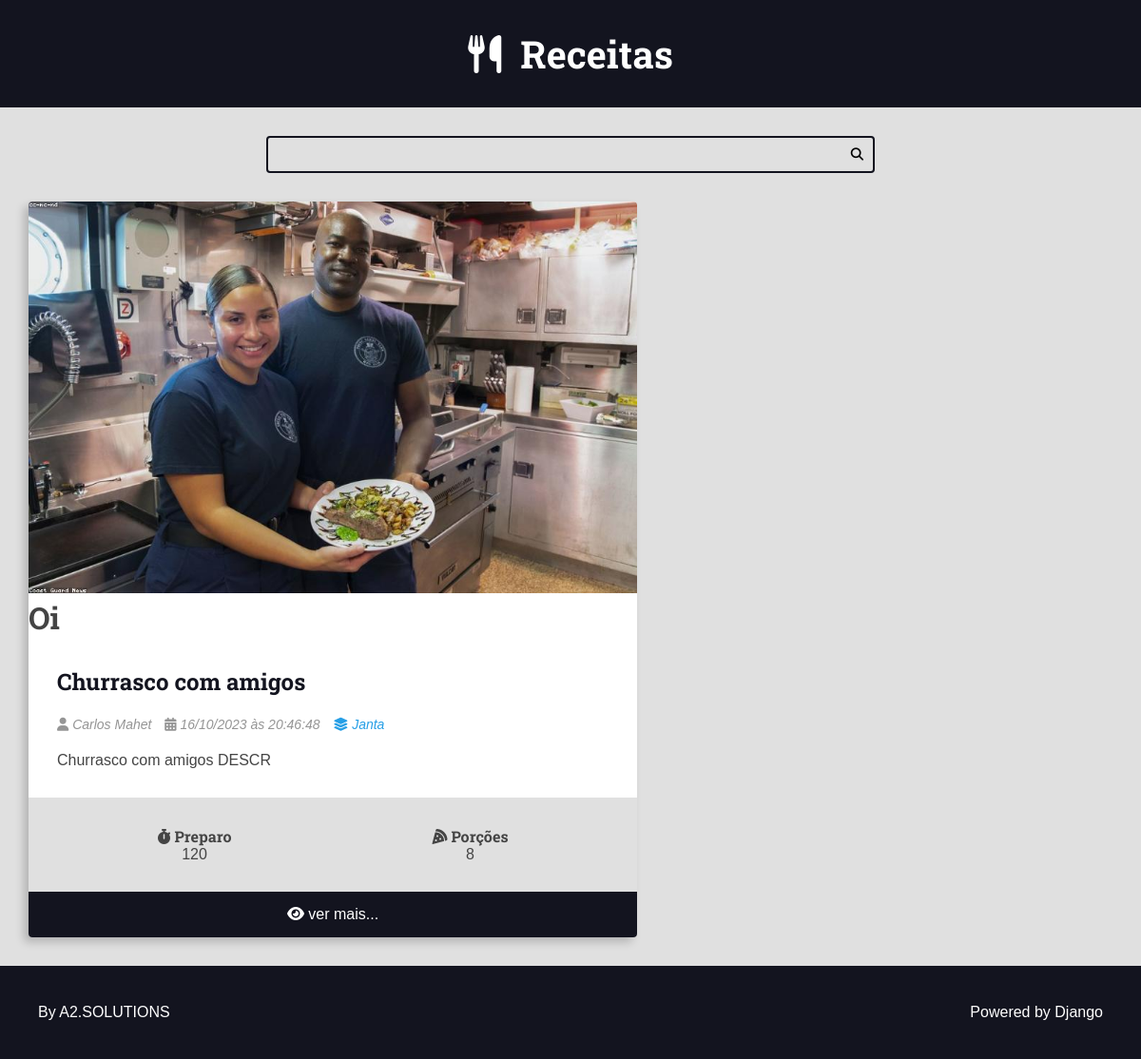
Page /recipes/category3/ on the committed database.
### recipes/models.py (models this page shows, shortened)
class Recipe(models.Model):
    title = models.CharField(max_length=65)
    description = models.CharField(max_length=165)
    slug = models.SlugField()
    preparation_time = models.IntegerField()
    preparation_time_unit = models.CharField(max_length=65)
    servings = models.IntegerField()
    servings_unit = models.CharField(max_length=65)
    preparation_steps = models.TextField()
    preparation_steps_is_html = models.BooleanField(default=False)
    created_at = models.DateTimeField(auto_now_add=True)
    updated_at = models.DateTimeField(auto_now=True)
    is_published = models.BooleanField(default=False)
    cover = models.ImageField(upload_to='recipes/covers/%Y/%m/%d/', blank=True, default='')
    category = models.ForeignKey(
        Category, on_delete=models.SET_NULL, null=True
        )
    author = models.ForeignKey(
        User, on_delete=models.SET_NULL, null=True
        )

class Category(models.Model):
    name = models.CharField(max_length=65)

### recipes/views.py (the view)
# urls.py: path('recipes/category<int:category_id>/', views.category, name="category"),
def category(request, category_id):
    recipes = Recipe.objects.filter(
        category__id=category_id
        ).order_by('-id')
    return render(request, 'recipes/pages/home.html', context={
        'recipes': recipes,
    })

### recipes/templates/recipes/pages/home.html (shortened to what this page needs)
{% extends 'global/base.html' %}
{% block content %}
<div class="main-content main-content-list container">
    {% for recipe in recipes %}
    {% include 'recipes/partials/recipe.html' %}
    {% endfor %}
</div>
{% endblock content %}

### recipes/templates/recipes/partials/recipe.html (shortened to what this page needs)
<div class="recipe recipe-list-item">
    {% if recipe.cover %}
        <div class="recipe-cover">
            <a href="{% url 'recipes:recipe' recipe.id %}">
                <img src="{{ recipe.cover.url }}" alt="Temporário">
            </a>
        </div>
    {% endif %}
    <h1>Oi</h1>
    <div class="recipe-title-container">
        <h2 class="recipe-title">
            <a href="{% url 'recipes:recipe' recipe.id %}">
                {{ recipe.title }}
            </a>
        </h2>
    </div>
    <div class="recipe-author">
        <span class="recipe-author-item">
            <i class="fas fa-user"></i>
            {% if recipe.author.first_name %}
                {{ recipe.author.first_name }} {{ recipe.author.last_name }}
            {% else %}
                {{ recipe.author.username }}
            {% endif %}
        </span>
        <span class="recipe-author-item">
            <i class="fas fa-calendar-alt"></i>
            {{ recipe.created_at|date:"d/m/Y" }} às {{ recipe.created_at|date:"H:i:s" }}
        </span>
        <span class="recipe-author-item">
            <a href="{% url 'recipes:category' recipe.category.id %}">
                <i class="fas fa-layer-group"></i>
                <span>{{ recipe.category.name }}</span>
            </a>
        </span>
    </div>
    <div class="recipe-content">
        <p>{{ recipe.description }}</p>
    </div>
    <div class="recipe-meta-container">
        <div class="recipe-meta recipe-preparation">
            <h3 class="recipe-meta-title"><i class="fas fa-stopwatch"></i> Preparo</h3>
            <div class="recipe-meta-text">
                {{ recipe.preparation_time }} {{ recipe.preparation_time_units }}
            </div>
        </div>
        <div class="recipe-meta recipe-servings">
            <h3 class="recipe-meta-title"><i class="fas fa-pizza-slice"></i> Porções</h3>
            <div class="recipe-meta-text">
                {{ recipe.servings }} {{ recipe.servings_units }}
            </div>
        </div>
    </div>
    {% if is_detail_page is not True %}
        <footer class="recipe-footer">
            <a class="recipe-read-more button button-dark button-full-width" href="{% url 'recipes:recipe' recipe.id %}">
                <i class="fas fa-eye"></i>
                <span>ver mais...</span>
            </a>
        </footer>
    {% endif %}
</div>

### recipes/static/recipes/css/style.css (style rules this page uses)
:root { --color-primary: #269fe6; --color-primary-hover: #2086c2; --color-primary-dark: #13141f; --color-primary-dark-hover: #212336; --color-primary-light: #d4ecfa; --color-primary-light-hover: #bdd8e7; --color-white: #fff; --color-black: #000; --color-dark-text: #444; --color-info-light: #cce5ff; --color-debug-light: #cce5ff; --color-success-light: #d4edda; --color-alert-light: #fff3cd; --color-warning-light: #fff3cd; --color-error-light: #f8d7da; --color-info-dark: #4d86c4; --color-debug-dark: #4d86c4; --color-success-dark: #4a9c5d; --color-alert-dark: #927f40; --color-warning-dark: #927f40; --color-error-dark: #da525d; --color-gray-0: #f9f9f9; --color-gray-1: #e0e0e0; --color-gray-2: #c7c7c7; --color-gray-3: #aeaeae; --color-gray-4: #959595; --color-gray-5: #7d7d7d; --color-gray-6: #646464; --color-gray-7: #4b4b4b; --color-gray-8: #323232; --color-gray-9: #191919; --font-primary: sans-serif; --font-headings: 'Roboto Slab', serif; --spacing-gutter-medium: 3rem; --spacing-gutter-large: 4rem; }
* { padding: 0; margin: 0; box-sizing: border-box; }
html { font-size: 62.5%; }
body { font-size: 1.6rem; font-family: var(--font-primary); background: var(--color-gray-1); color: var(--color-dark-text); }
h1, h2, h3, h4, h5, h6 { font-family: var(--font-headings); }
.container { max-width: 144rem; margin: 0 auto; padding: var(--spacing-gutter-medium); }
.main-content { padding-top: 0; }
.main-content-list { display: grid; grid-template-columns: repeat(auto-fit, minmax(340px, 1fr)); gap: var(--spacing-gutter-large); }
.recipe { background: var(--color-white); box-shadow: -5px 5px 10px rgba(0, 0, 0, 0.2); transform: scale(1); transition: all 300ms ease-in-out; border-radius: 0.4rem; overflow: hidden; }
.recipe img { max-width: 100%; }
.recipe-list-item { max-width: 64rem; height: fit-content; }
.recipe-title-container { padding: var(--spacing-gutter-medium); padding-bottom: 2rem; }
.recipe-title-container a { text-decoration: none; color: var(--color-primary-dark); }
.recipe-author { padding: 0 var(--spacing-gutter-medium); }
.recipe-content { padding: var(--spacing-gutter-medium); padding-top: 2rem; }
.recipe-author-item { color: var(--color-gray-4); margin-right: 1rem; font-style: italic; font-size: 1.4rem; }
.recipe-author a { color: var(--color-primary); transition: all 300ms ease-in-out; text-decoration: none; }
.recipe-meta-container { display: flex; flex-flow: row wrap; padding: var(--spacing-gutter-medium); background: var(--color-gray-1); }
.recipe-meta { display: flex; flex-flow: column nowrap; flex-shrink: 1; flex-grow: 1; text-align: center; }
.recipe-meta-title { font-size: 1.6rem; }
.recipe-footer a { background: var(--color-primary-dark); display: block; color: var(--color-white); text-decoration: none; text-align: center; padding: 1.5rem var(--spacing-gutter-medium); transition: all 300ms ease-in-out; }

### rows in the picture
Recipe: cover (picture), title "Churrasco com amigos", author.first_name "Carlos", author.last_name "Mahet", created_at "16/10/2023", created_at "20:46:48", category.name "Janta", description "Churrasco com amigos DESCR", preparation_time "120", servings "8"
